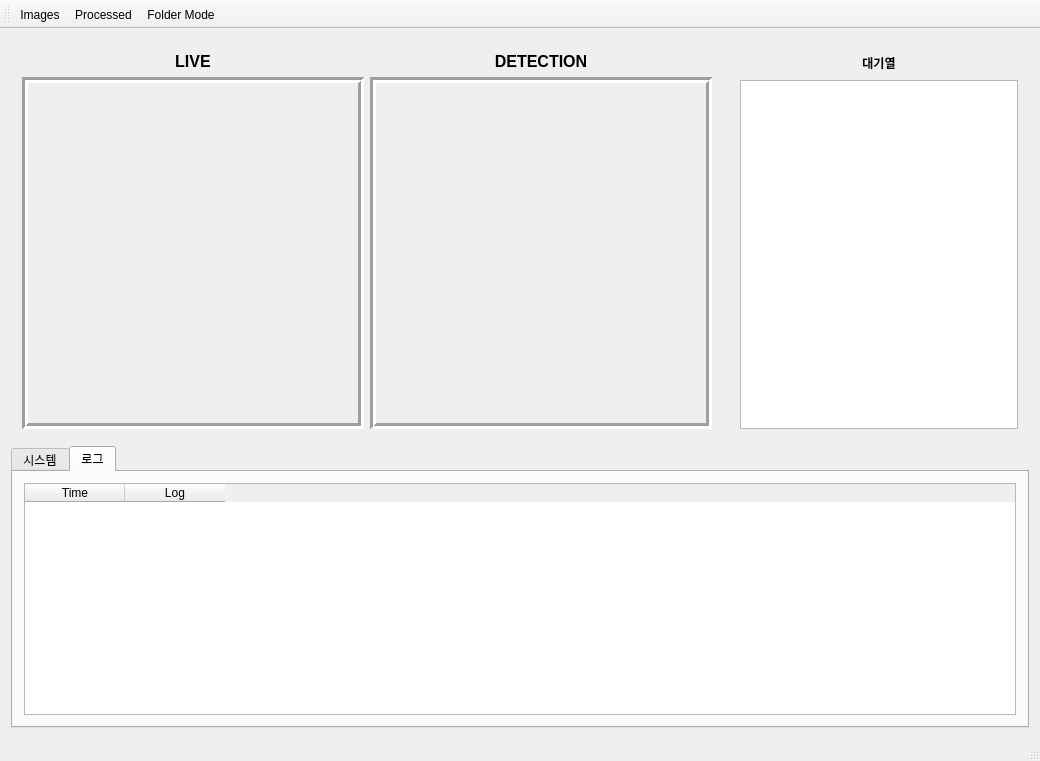
<?xml version="1.0" encoding="UTF-8"?>
<ui version="4.0">
 <class>Analyser</class>
 <widget class="QMainWindow" name="Analyser">
  <property name="geometry">
   <rect>
    <x>0</x>
    <y>0</y>
    <width>1040</width>
    <height>761</height>
   </rect>
  </property>
  <property name="windowTitle">
   <string>Analyser</string>
  </property>
  <widget class="QWidget" name="centralWidget">
   <layout class="QVBoxLayout" name="verticalLayout_4">
    <item>
     <layout class="QHBoxLayout" name="horizontalLayout_2">
      <item>
       <widget class="QWidget" name="viewerWidget" native="true">
        <property name="minimumSize">
         <size>
          <width>640</width>
          <height>400</height>
         </size>
        </property>
        <property name="sizeIncrement">
         <size>
          <width>0</width>
          <height>0</height>
         </size>
        </property>
        <layout class="QHBoxLayout" name="horizontalLayout">
         <item>
          <layout class="QVBoxLayout" name="verticalLayout_3">
           <item>
            <widget class="QLabel" name="liveTextLabel">
             <property name="maximumSize">
              <size>
               <width>16777215</width>
               <height>20</height>
              </size>
             </property>
             <property name="font">
              <font>
               <pointsize>12</pointsize>
               <weight>75</weight>
               <bold>true</bold>
              </font>
             </property>
             <property name="text">
              <string>LIVE</string>
             </property>
             <property name="alignment">
              <set>Qt::AlignCenter</set>
             </property>
            </widget>
           </item>
           <item>
            <widget class="QLabel" name="liveImagelabel">
             <property name="minimumSize">
              <size>
               <width>320</width>
               <height>240</height>
              </size>
             </property>
             <property name="frameShape">
              <enum>QFrame::Box</enum>
             </property>
             <property name="frameShadow">
              <enum>QFrame::Sunken</enum>
             </property>
             <property name="lineWidth">
              <number>3</number>
             </property>
             <property name="text">
              <string/>
             </property>
             <property name="alignment">
              <set>Qt::AlignCenter</set>
             </property>
            </widget>
           </item>
          </layout>
         </item>
         <item>
          <layout class="QVBoxLayout" name="verticalLayout_2">
           <item>
            <widget class="QLabel" name="detectionTextlabel">
             <property name="maximumSize">
              <size>
               <width>16777215</width>
               <height>20</height>
              </size>
             </property>
             <property name="font">
              <font>
               <pointsize>12</pointsize>
               <weight>75</weight>
               <bold>true</bold>
              </font>
             </property>
             <property name="text">
              <string>DETECTION</string>
             </property>
             <property name="textFormat">
              <enum>Qt::AutoText</enum>
             </property>
             <property name="alignment">
              <set>Qt::AlignCenter</set>
             </property>
            </widget>
           </item>
           <item>
            <widget class="QLabel" name="imageLabel">
             <property name="minimumSize">
              <size>
               <width>320</width>
               <height>240</height>
              </size>
             </property>
             <property name="frameShape">
              <enum>QFrame::Box</enum>
             </property>
             <property name="frameShadow">
              <enum>QFrame::Sunken</enum>
             </property>
             <property name="lineWidth">
              <number>3</number>
             </property>
             <property name="text">
              <string/>
             </property>
             <property name="alignment">
              <set>Qt::AlignCenter</set>
             </property>
            </widget>
           </item>
          </layout>
         </item>
        </layout>
       </widget>
      </item>
      <item>
       <widget class="QWidget" name="queueWidget" native="true">
        <property name="minimumSize">
         <size>
          <width>300</width>
          <height>0</height>
         </size>
        </property>
        <property name="maximumSize">
         <size>
          <width>300</width>
          <height>16777215</height>
         </size>
        </property>
        <layout class="QVBoxLayout" name="verticalLayout">
         <item>
          <widget class="QLabel" name="queueTextLabel">
           <property name="minimumSize">
            <size>
             <width>250</width>
             <height>23</height>
            </size>
           </property>
           <property name="maximumSize">
            <size>
             <width>16777215</width>
             <height>23</height>
            </size>
           </property>
           <property name="font">
            <font>
             <weight>75</weight>
             <bold>true</bold>
            </font>
           </property>
           <property name="text">
            <string>대기열</string>
           </property>
           <property name="alignment">
            <set>Qt::AlignCenter</set>
           </property>
          </widget>
         </item>
         <item>
          <widget class="QListWidget" name="queueList">
           <property name="minimumSize">
            <size>
             <width>250</width>
             <height>0</height>
            </size>
           </property>
           <property name="maximumSize">
            <size>
             <width>16777215</width>
             <height>16777215</height>
            </size>
           </property>
          </widget>
         </item>
        </layout>
       </widget>
      </item>
     </layout>
    </item>
    <item>
     <widget class="QTabWidget" name="tabWidget">
      <property name="currentIndex">
       <number>1</number>
      </property>
      <widget class="QWidget" name="systemTab">
       <attribute name="title">
        <string>시스템</string>
       </attribute>
       <layout class="QHBoxLayout" name="horizontalLayout_3"/>
      </widget>
      <widget class="QWidget" name="logTab">
       <attribute name="title">
        <string>로그</string>
       </attribute>
       <layout class="QHBoxLayout" name="horizontalLayout_4">
        <item>
         <widget class="QTableWidget" name="logTableWidget">
          <column>
           <property name="text">
            <string>Time</string>
           </property>
          </column>
          <column>
           <property name="text">
            <string>Log</string>
           </property>
          </column>
         </widget>
        </item>
       </layout>
      </widget>
     </widget>
    </item>
   </layout>
  </widget>
  <widget class="QMenuBar" name="menuBar">
   <property name="geometry">
    <rect>
     <x>0</x>
     <y>0</y>
     <width>1040</width>
     <height>22</height>
    </rect>
   </property>
  </widget>
  <widget class="QToolBar" name="mainToolBar">
   <attribute name="toolBarArea">
    <enum>TopToolBarArea</enum>
   </attribute>
   <attribute name="toolBarBreak">
    <bool>false</bool>
   </attribute>
   <addaction name="actionOpenImageFolder"/>
   <addaction name="actionOpenProcessedFolder"/>
   <addaction name="actionmodeToggle"/>
  </widget>
  <widget class="QStatusBar" name="statusBar"/>
  <action name="actionOpenImageFolder">
   <property name="text">
    <string>Images</string>
   </property>
  </action>
  <action name="actionOpenProcessedFolder">
   <property name="text">
    <string>Processed</string>
   </property>
  </action>
  <action name="actionmodeToggle">
   <property name="checkable">
    <bool>true</bool>
   </property>
   <property name="text">
    <string>Folder Mode</string>
   </property>
  </action>
 </widget>
 <layoutdefault spacing="6" margin="11"/>
 <tabstops>
  <tabstop>queueList</tabstop>
 </tabstops>
 <resources/>
 <connections/>
</ui>
